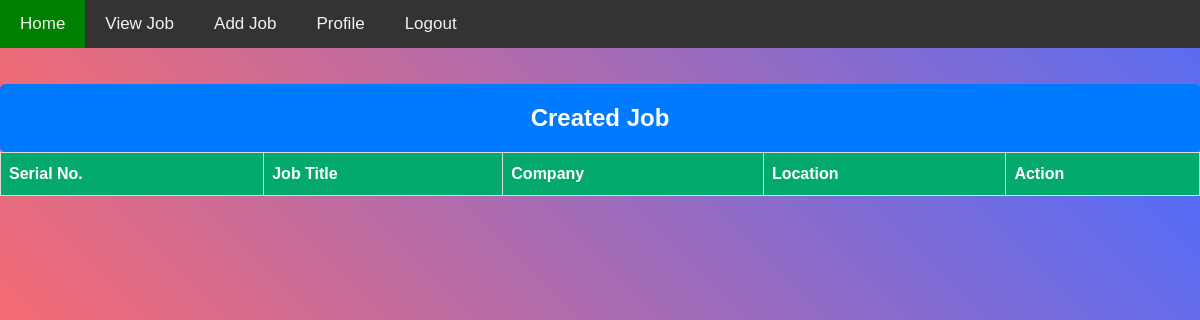
The page /createdjob/ (signed in) on the database as committed earlier.
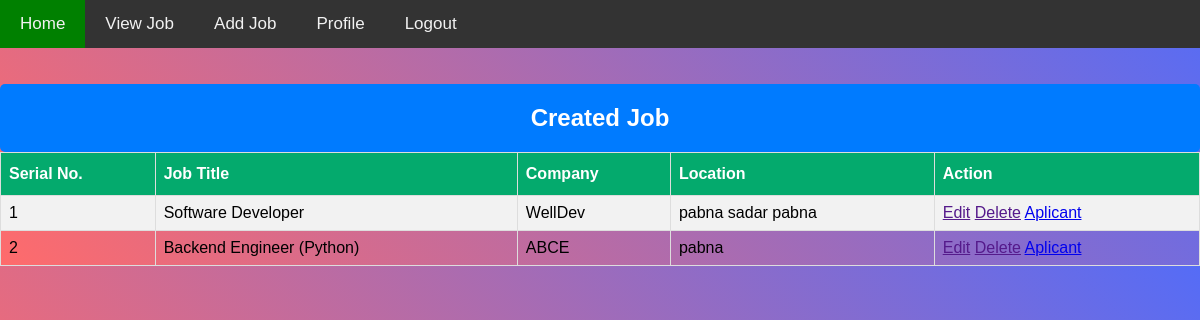
The same page on the database as committed later.
### myapp/models.py (models this page shows, shortened)
class addjob_model(models.Model):
    jobTitle=models.CharField(max_length=100,null=True)
    companyName=models.CharField(max_length=100,null=True)
    description=models.TextField(max_length=100,null=True)
    location=models.CharField(max_length=100,null=True)
    job_creator=models.ForeignKey(customUser,on_delete=models.CASCADE,null=True)
    creat_time=models.TimeField(auto_now_add=True,null=True)
    update_time=models.TimeField(auto_now=True,null=True)

### project/views.py (the view)
# urls.py: path('createdjob/', views.createdjob, name="createdjob"),
def createdjob(request):
    user=request.user
    job=addjob_model.objects.filter(job_creator=user)
    return render(request,"Recruiter/createjob.html",{"job":job})

### templates/Recruiter/createjob.html (shortened to what this page needs)
{% extends "dashboard.html" %}
{% block content %}
    <!DOCTYPE html>
    <html>
    <head>
    </head>
    <body>
    <br><br>
    <h2>Created Job</h2>
    <table id="customers">
        <tr>
            <th>Serial No.</th>
            <th>Job Title</th>
            <th>Company</th>
            <th>Location</th>
            <th>Action</th>
        </tr>
        {% for i in job %}
        <tr>
            <td>{{forloop.counter}}</td>
            <td>{{i.jobTitle}}</td>
            <td>{{i.companyName}}</td>
            <td>{{i.location}}</td>
            <td>
                <a href="">Edit</a>
                <a href="">Delete</a>
                <a href="{% url "Aplicant_view" i.id %}">Aplicant</a>
            </td>
        </tr>
        {% endfor %}
    </table>
    </body>
    </html>
{% endblock content %}

Rows that differ between the two databases and show on the page:
added addjob_model: jobTitle "Software Developer", companyName "WellDev", location "pabna sadar pabna"
added addjob_model: jobTitle "Backend Engineer (Python)", companyName "ABCE", location "pabna"
